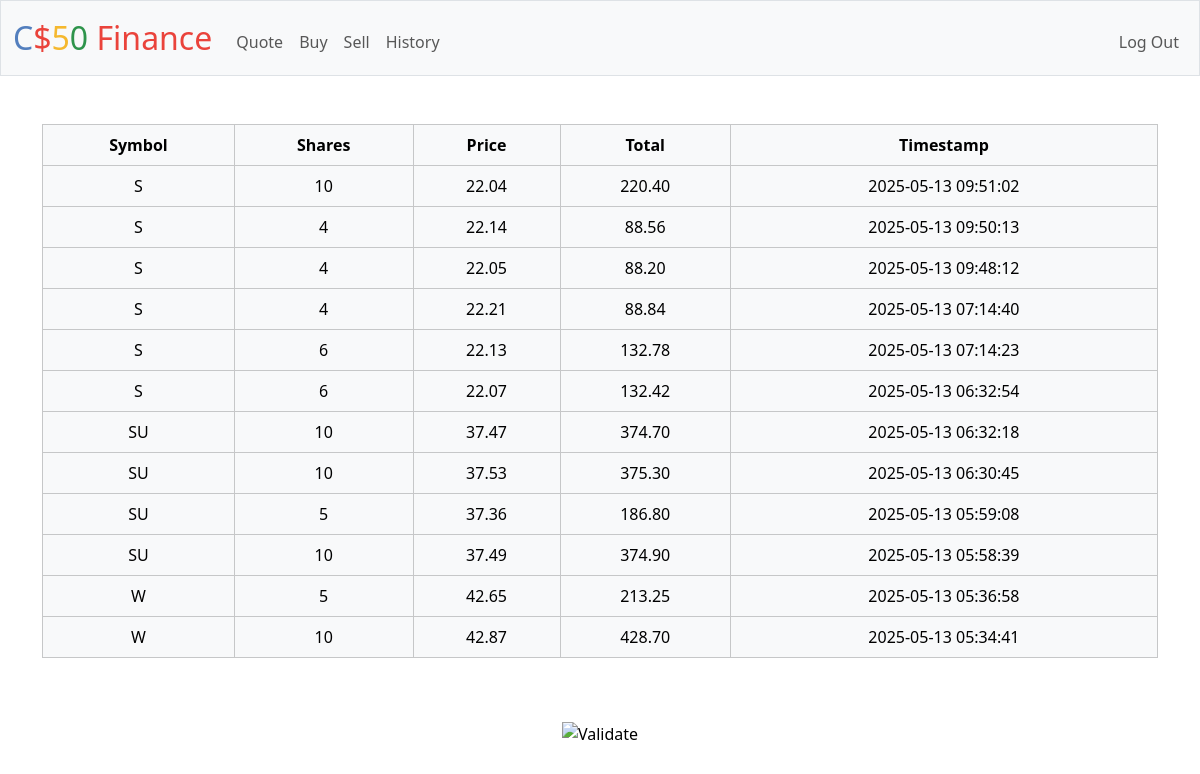
Page /history (signed in) on the committed database.
### tables this page shows
CREATE TABLE transactions (id INTEGER PRIMARY KEY AUTOINCREMENT, user_id INTEGER NOT NULL, symbol TEXT NOT NULL, shares INTEGER NOT NULL,price NUMERIC NOT NULL, timestamp DATETIME DEFAULT CURRENT_TIMESTAMP, FOREIGN KEY (user_id) REFERENCES users(id));

### app.py (the view)
@app.route("/history")
@login_required
def history():
    history = db.execute(
        "SELECT * FROM transactions WHERE user_id = :user_id ORDER BY timestamp DESC", user_id=session["user_id"])
    return render_template("history.html", history=history)

### app.py (called while the page is built)
@app.after_request
def after_request(response):
    response.headers["Cache-Control"] = "no-cache, no-store, must-revalidate"
    response.headers["Expires"] = 0
    response.headers["Pragma"] = "no-cache"
    return response

### helpers.py (called while the page is built)
def login_required(f):
    @wraps(f)
    def decorated_function(*args, **kwargs):
        if session.get("user_id") is None:
            return redirect("/login")
        return f(*args, **kwargs)
    return decorated_function

### templates/history.html (shortened to what this page needs)
{% extends "layout.html" %}
{% block main %}
    <table class = "table table-bordered table-light">
        <thead>
            <tr>
                <th>Symbol</th>
                <th>Shares</th>
                <th>Price</th>
                <th>Total</th>
                <th>Timestamp</th>
            </tr>
        </thead>
        <tbody>
            {% for transaction in history %}
               <tr>
                  <td>{{transaction.symbol}}</td>
                  <td>{{transaction.shares}}</td>
                  <td>{{"%.2f"|format(transaction.price)}}</td>
                  <td>{{"%.2f"|format(transaction.shares * transaction.price)}}</td>
                  <td>{{transaction.timestamp}}</td>
                </tr>
            {% endfor %}
        </tbody>
    </table>
{% endblock %}

### templates/layout.html (shortened to what this page needs)
<!DOCTYPE html>
<html lang="en">
    <head>
        <link href="https://cdn.jsdelivr.net/npm/bootstrap@5.3.3/dist/css/bootstrap.min.css" rel="stylesheet">
        <link href="/static/styles.css" rel="stylesheet">
    </head>
    <body>
        <nav class="bg-light border navbar navbar-expand-md navbar-light">
            <div class="container-fluid">
                <a class="navbar-brand" href="/"><span class="blue">C</span><span class="red">$</span><span class="yellow">5</span><span class="green">0</span> <span class="red">Finance</span></a>
                <div class="collapse navbar-collapse" id="navbar">
                    {% if session["user_id"] %}
                        <ul class="navbar-nav me-auto mt-2">
                            <li class="nav-item"><a class="nav-link" href="/quote">Quote</a></li>
                            <li class="nav-item"><a class="nav-link" href="/buy">Buy</a></li>
                            <li class="nav-item"><a class="nav-link" href="/sell">Sell</a></li>
                            <li class="nav-item"><a class="nav-link" href="/history">History</a></li>
                        </ul>
                        <ul class="navbar-nav ms-auto mt-2">
                            <li class="nav-item"><a class="nav-link" href="/logout">Log Out</a></li>
                        </ul>
                    {% else %}
                        <ul class="navbar-nav ms-auto mt-2">
                            <li class="nav-item"><a class="nav-link" href="/register">Register</a></li>
                            <li class="nav-item"><a class="nav-link" href="/login">Log In</a></li>
                        </ul>
                    {% endif %}
                </div>
            </div>
        </nav>
        <main class="container py-5 text-center">
            {% block main %}{% endblock %}
        </main>
        <footer class="mb-5">
            <form action="https://validator.w3.org/check" class="text-center" enctype="multipart/form-data" method="post" target="_blank">
                <input alt="Validate" src="/static/I_heart_validator.png" type="image">
            </form>
        </footer>
    </body>
</html>

### static/styles.css (style rules this page uses)
nav .navbar-brand { font-size: xx-large; }
nav .navbar-brand .blue { color: #537fbe; }
nav .navbar-brand .red { color: #ea433b; }
nav .navbar-brand .yellow { color: #f5b82e; }
nav .navbar-brand .green { color: #2e944b; }

### rows in the picture
transactions: price "22.04", transaction.shares*transaction.price "220.40"
transactions: price "22.14", transaction.shares*transaction.price "88.56"
transactions: price "22.05", transaction.shares*transaction.price "88.20"
transactions: price "22.21", transaction.shares*transaction.price "88.84"
transactions: price "22.13", transaction.shares*transaction.price "132.78"
transactions: price "22.07", transaction.shares*transaction.price "132.42"
transactions: price "37.47", transaction.shares*transaction.price "374.70"
transactions: price "37.53", transaction.shares*transaction.price "375.30"
transactions: price "37.36", transaction.shares*transaction.price "186.80"
transactions: price "37.49", transaction.shares*transaction.price "374.90"
transactions: price "42.65", transaction.shares*transaction.price "213.25"
transactions: price "42.87", transaction.shares*transaction.price "428.70"
